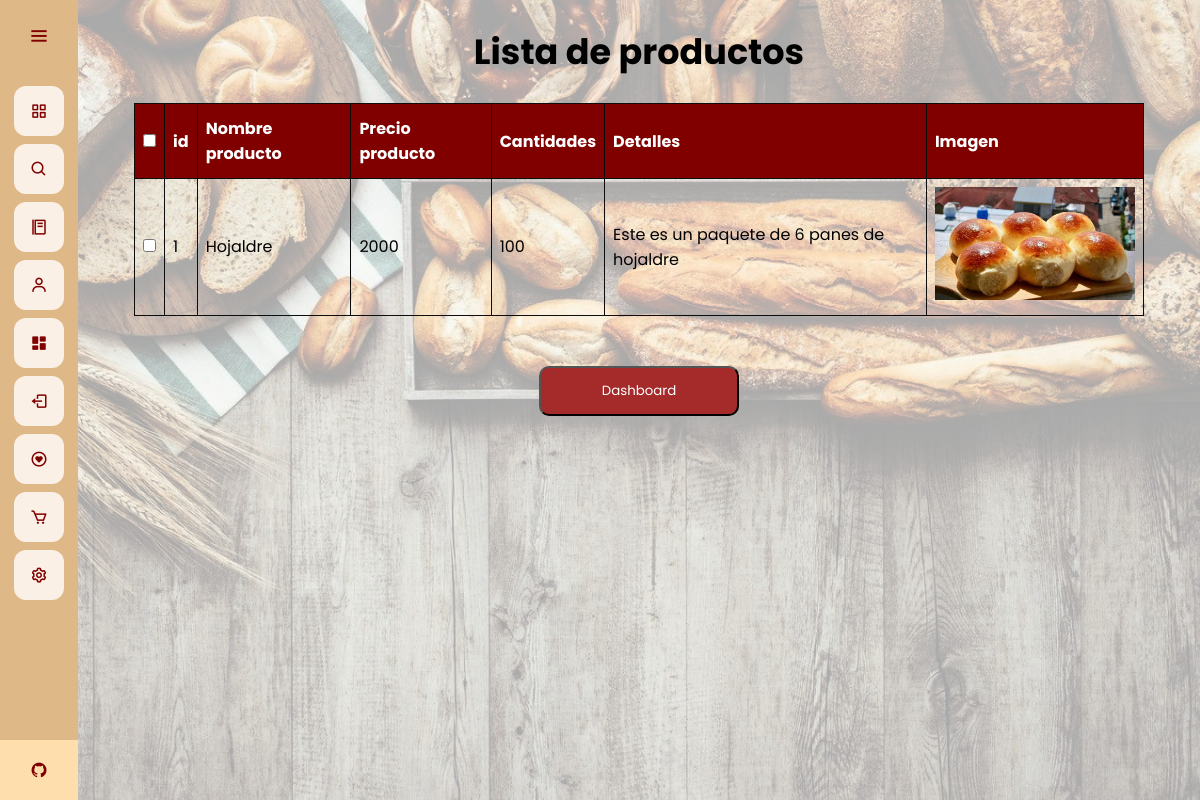
The page /admin-dash/lista-productos (signed in) on the database as committed earlier.
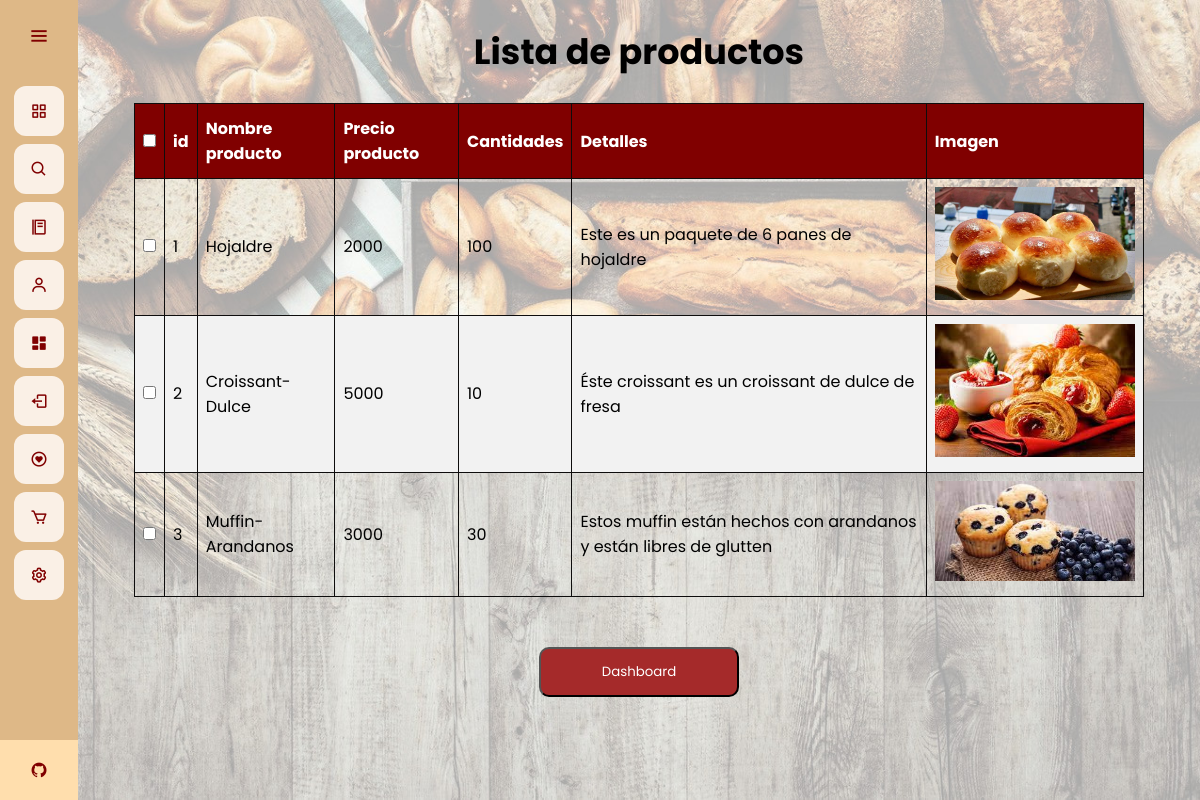
The same page on the database as committed later.
### app.py (models this page shows)
class Products(database.Model):
	id = database.Column(database.Integer, primary_key=True)
	productname = database.Column(database.String(30), nullable=False, unique=True)
	price = database.Column(database.Integer, nullable=False)
	quantity = database.Column(database.Integer, nullable=False)
	score = database.Column(database.Integer, nullable=False)
	details = database.Column(database.String(1000))
	image_prod = database.Column(database.String(40), nullable=False, default='pan.jpg')

### app.py (the view)
@app.route("/admin-dash/lista-productos")
@login_required
def lista_producto():
	if current_user.username == "SuperAdmin":
		products = Products.query.filter().all()
		return render_template("listproducts.html", products = products)
	else:
		return redirect(url_for('home'))

### app.py (called while the page is built)
@login_manager.user_loader
def load_user(user_id):
	return User.query.get(int(user_id))

@app.before_request
def make_session_permanent():
    session.permanent = True

### templates/listproducts.html (shortened to what this page needs)
{% extends 'base.html' %}
{% block style %}
<link rel="stylesheet" href="{{ url_for('static', filename='css/style_listproduct.css') }}">
{% endblock %}
{% block content %}
<br>
<h1 class="title">
    Lista de productos
</h1>
<br>
<div class="container">
    <table id="tableu" class="tableu" style="width: 90%">
        <thead>
            <tr>
                <th>
                    <input type="checkbox" onclick="checkAll(this)">
                </th>
                <th>id</th>
                <th>Nombre producto</th>
                <th>Precio producto</th>
                <th>Cantidades</th>
                <th>Detalles</th>
                <th>Imagen</th>
            </tr>
        </thead>
        <br>
        <tbody>
            {% for product in products %}
            <tr>
                <td><input type="checkbox" name="user"></td>
                <td>{{ product.id }}</td>
                <td>{{ product.productname }}</td>
                <td>{{ product.price }}</td>
                <td>{{ product.quantity }}</td>
                <td>{{ product.details }}</td>
                <td><img src="{{ url_for('static', filename='images_plates/'+product.image_prod) }}" alt=""></td>
            </tr>
            {% endfor %}
        </tbody>
    </table>
</div>
<br>
<br>
<div class="other">
    <a href="{{url_for('dashboard')}}">
        <button type="button" class="buttond">
            Dashboard
        </button>
    </a>
</div>
{% endblock %}

### templates/base.html (shortened to what this page needs)
<!DOCTYPE html>
<html>
<head>
	<link rel="stylesheet" href="{{ url_for('static', filename='css/style_base.css') }}">
  {% block style %}
  {% endblock %}
  <link href='https://unpkg.com/boxicons@2.0.7/css/boxicons.min.css' rel='stylesheet'>
</head>
<body>
	<div class="sidebar">
    <div class="logo-details">
        <i class='bx bx-menu' id="btn" ></i>
    </div>
    <ul class="nav-list">
      <li>
        <a href="{{ url_for('home') }}">
          <i class='bx bx-grid-alt'></i>
        </a>
      </li>
      <li>
        <a href="{{ url_for('busqueda') }}">
          <i class='bx bx-search'></i>
        </a>
      </li>
      <li>
        <a href="{{ url_for('menu') }}">
          <i class='bx bx-food-menu' ></i>
        </a>
      </li>
      {% if current_user.is_authenticated %}
      <li>
        <a href="{{ url_for('perfil_usuario') }}">
          <i class='bx bx-user' ></i>
        </a>
      </li>
      {% if current_user.username == "SuperAdmin" %}
      <li>
        <a href="{{ url_for('dashboard') }}">
          <i class='bx bxs-dashboard'></i>
        </a>
      </li>
      {% endif %}
      <li>
        <a href="{{ url_for('cerrar_sesion') }}">
          <i class='bx bx-log-out'></i>
        </a>
      </li>
      {% endif %}
      <li>
        <a href="{{ url_for('lista') }}">
          <i class='bx bx-heart-circle'></i>
        </a>
      </li>
      <li>
        <a href="{{ url_for('carrito') }}">
          <i class='bx bx-cart' ></i>
        </a>
      </li>
      <li>
        <a href="{{ url_for('ajustes') }}">
          <i class='bx bx-cog' ></i>
        </a>
      </li>
      <li class="profile">
          <div class="profile-details">
              <div class="name_job">
                <div class="name">Grupo 4</div>
                <div class="uni">Uninorte-Mintic</div>
              </div>
          </div>
          <a href="https://github.com/Viinky-Kevs/ProyectoAppWeb" target="_blank">
            <i class='bx bxl-github' id="github" ></i>
          </a>
      </li>
    </ul>
  </div>
  <section class="home-section">
  	{% block content %}
  	{% endblock %}
  </section>
</body>
</html>

### static/css/style_base.css (style rules this page uses)
* { margin: 0; padding: 0; box-sizing: border-box; font-family: "Poppins" , sans-serif; }
.sidebar { position: fixed; left: 0; top: 0; height: 100%; width: 78px; background: #DEB887; padding: 6px 14px; z-index: 99; transition: all 0.5s ease; }
.sidebar .logo-details { height: 60px; display: flex; align-items: center; position: relative; }
.sidebar .logo-details #btn { position: absolute; top: 50%; right: 0; transform: translateY(-50%); font-size: 22px; transition: all 0.4s ease; font-size: 23px; text-align: center; cursor: pointer; transition: all 0.5s ease; }
.sidebar i { color: #800000; height: 60px; min-width: 50px; font-size: 28px; text-align: center; line-height: 60px; }
.sidebar .nav-list { margin-top: 20px; height: 100%; }
.sidebar li { position: relative; margin: 8px 0; list-style: none; }
.sidebar li a { display: flex; height: 100%; width: 100%; border-radius: 12px; align-items: center; text-decoration: none; transition: all 0.4s ease; background: #FAF0E6; }
.sidebar li i { height: 50px; line-height: 50px; font-size: 18px; border-radius: 12px; }
.sidebar li.profile { position: fixed; height: 60px; width: 78px; left: 0; bottom: -8px; padding: 10px 14px; background: #FFDEAD; transition: all 0.5s ease; overflow: hidden; }
.sidebar li .profile-details { display: flex; align-items: center; flex-wrap: nowrap; }
.sidebar li.profile .name, .sidebar li.profile .uni { font-size: 15px; font-weight: 400; color: #800000; white-space: nowrap; }
.sidebar li.profile .uni { font-size: 12px; }
.sidebar .profile #github { position: absolute; top: 50%; right: 0; transform: translateY(-50%); background: #FFDEAD; width: 100%; height: 60px; line-height: 60px; border-radius: 0px; transition: all 0.5s ease; }
.home-section { position: relative; min-height: 100vh; top: 0; left: 78px; width: calc(100% - 78px); transition: all 0.5s ease; z-index: 2; background-attachment: fixed; background-size: cover; background-repeat: no-repeat; background-image: url(/static/images/wallpaper.jpg); }

### static/css/style_listproduct.css (style rules this page uses)
.title { text-align: center; font-size: 35px; }
.container { display: flex; justify-content: center; align-items: center; }
#tableu { font-family: Arial, Helvetica, sans-serif; border-collapse: collapse; width: 100%; }
#tableu td, #tableu th { border: 1px solid rgb(14, 13, 13); padding: 8px; }
#tableu tr:nth-child(even) { background-color: #f2f2f2; }
#tableu th { padding-top: 12px; padding-bottom: 12px; text-align: left; background-color: #800000; color: white; }
.other { display: flex; justify-content: center; align-items: center; }
.buttond { width: 200px; height: 50px; color: white; background-color: brown; border-radius: 10px; cursor: pointer; }
img { width: 200px; }

Rows that differ between the two databases and show on the page:
added Products: id "2", productname "Croissant-Dulce", price "5000", quantity "10", details "Éste croissant es un croissant de dulce de fresa", image_prod (picture)
added Products: id "3", productname "Muffin-Arandanos", price "3000", quantity "30", details "Estos muffin están hechos con arandanos y están libres de glutten", image_prod (picture)
